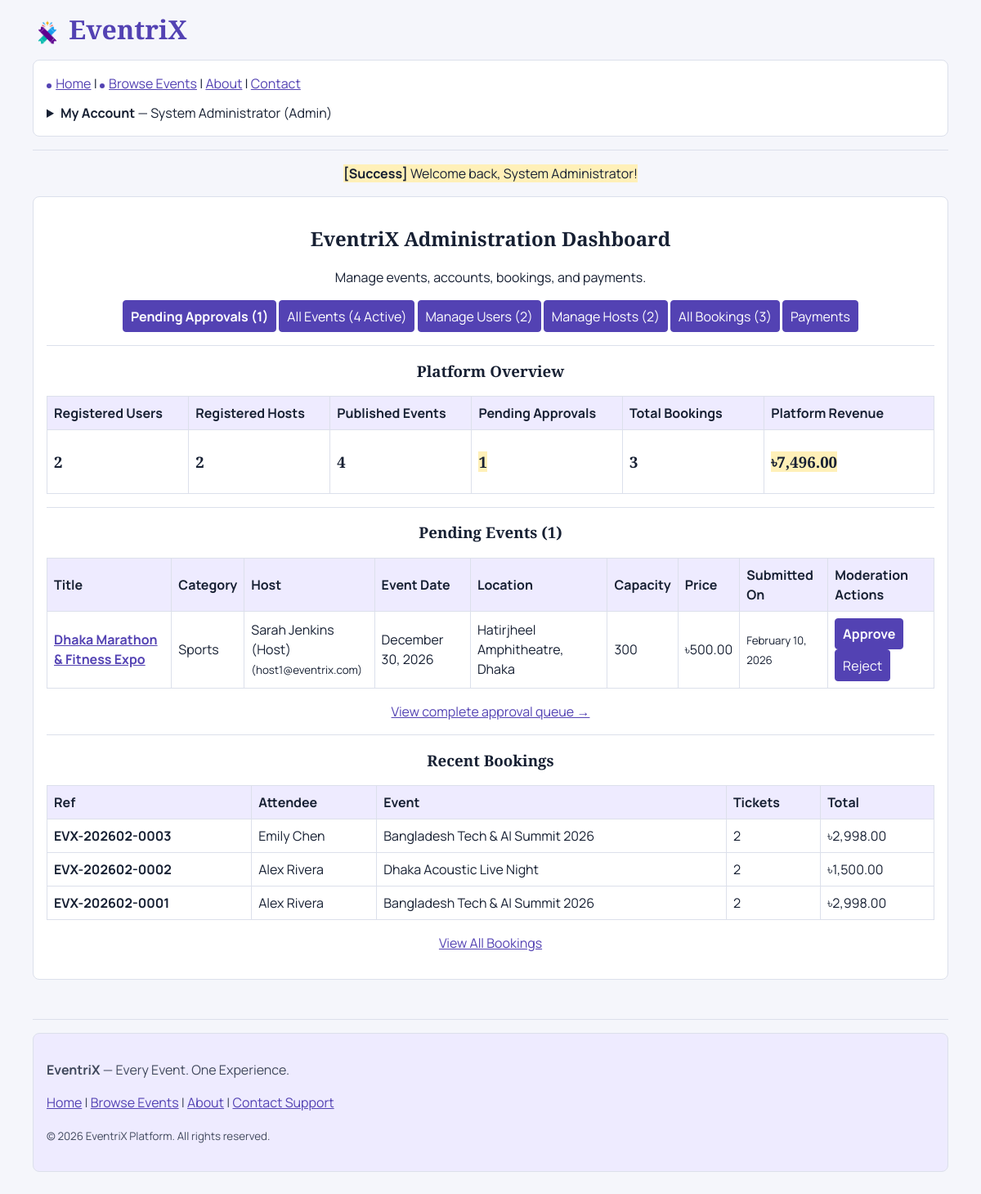
Screenshot of /admin/dashboard.html (signed in) with the database file from the repository.
### tables this page shows
CREATE TABLE `events` (
  `id` INT AUTO_INCREMENT PRIMARY KEY,
  `host_id` INT NOT NULL,
  `title` VARCHAR(200) NOT NULL,
  `description` TEXT NOT NULL,
  `category` VARCHAR(100) NOT NULL,
  `image` VARCHAR(255) DEFAULT NULL,
  `event_date` DATE NOT NULL,
  `start_time` TIME NOT NULL,
  `end_time` TIME NOT NULL,
  `location` VARCHAR(255) NOT NULL,
  `ticket_price` DECIMAL(10,2) NOT NULL DEFAULT 0.00,
  `total_tickets` INT NOT NULL,
  `available_tickets` INT NOT NULL,
  `registration_deadline` DATETIME NOT NULL,
  `status` ENUM('Draft', 'Pending Approval', 'Approved', 'Rejected', 'Completed', 'Cancelled') NOT NULL DEFAULT 'Pending Approval',
  `created_at` TIMESTAMP DEFAULT CURRENT_TIMESTAMP,
  `updated_at` TIMESTAMP DEFAULT CURRENT_TIMESTAMP ON UPDATE CURRENT_TIMESTAMP,
  FOREIGN KEY (`host_id`) REFERENCES `users`(`id`) ON DELETE CASCADE,
  INDEX `idx_events_status` (`status`),
  INDEX `idx_events_category` (`category`),
  INDEX `idx_events_date` (`event_date`)
);

CREATE TABLE `users` (
  `id` INT AUTO_INCREMENT PRIMARY KEY,
  `full_name` VARCHAR(100) NOT NULL,
  `email` VARCHAR(150) NOT NULL UNIQUE,
  `password` VARCHAR(255) NOT NULL,
  `role` ENUM('admin', 'host', 'user') NOT NULL DEFAULT 'user',
  `status` ENUM('active', 'suspended') NOT NULL DEFAULT 'active',
  `created_at` TIMESTAMP DEFAULT CURRENT_TIMESTAMP,
  INDEX `idx_users_role` (`role`),
  INDEX `idx_users_status` (`status`)
);

CREATE TABLE `bookings` (
  `id` INT AUTO_INCREMENT PRIMARY KEY,
  `booking_reference` VARCHAR(50) NOT NULL UNIQUE,
  `user_id` INT NOT NULL,
  `event_id` INT NOT NULL,
  `quantity` INT NOT NULL,
  `total_amount` DECIMAL(10,2) NOT NULL,
  `booking_status` ENUM('Pending Payment', 'Confirmed', 'Cancelled') NOT NULL DEFAULT 'Pending Payment',
  `payment_status` ENUM('Unpaid', 'Paid', 'Failed', 'Refunded') NOT NULL DEFAULT 'Unpaid',
  `created_at` TIMESTAMP DEFAULT CURRENT_TIMESTAMP,
  FOREIGN KEY (`user_id`) REFERENCES `users`(`id`) ON DELETE CASCADE,
  FOREIGN KEY (`event_id`) REFERENCES `events`(`id`) ON DELETE CASCADE,
  INDEX `idx_bookings_user` (`user_id`),
  INDEX `idx_bookings_event` (`event_id`),
  INDEX `idx_bookings_ref` (`booking_reference`)
);

### admin/dashboard.php (the view, shortened to what this page needs)
<?php
require_once __DIR__ . '/../includes/database.php';
require_once __DIR__ . '/../includes/functions.php';
$stmt = $pdo->query("SELECT COUNT(*) FROM users WHERE role = 'user'");
$total_users = (int)$stmt->fetchColumn();
$stmt = $pdo->query("SELECT COUNT(*) FROM users WHERE role = 'host'");
$total_hosts = (int)$stmt->fetchColumn();
$stmt = $pdo->query("SELECT COUNT(*) FROM events WHERE status = 'Approved'");
$total_published_events = (int)$stmt->fetchColumn();
$stmt = $pdo->query("SELECT COUNT(*) FROM events WHERE status = 'Pending Approval'");
$total_pending_approvals = (int)$stmt->fetchColumn();
$stmt = $pdo->query("SELECT COUNT(*) FROM bookings");
$total_bookings = (int)$stmt->fetchColumn();
$stmt = $pdo->query("SELECT COALESCE(SUM(amount), 0) FROM payments WHERE payment_status = 'Paid'");
$total_platform_revenue = (float)$stmt->fetchColumn();
$stmt = $pdo->query("SELECT e.*, u.full_name AS host_name, u.email AS host_email
                    FROM events e
                    JOIN users u ON e.host_id = u.id
                    WHERE e.status = 'Pending Approval'
                    ORDER BY e.created_at ASC
                    LIMIT 5");
$pending_events = $stmt->fetchAll();
$stmt = $pdo->query("SELECT b.*, u.full_name AS attendee_name, e.title AS event_title
                    FROM bookings b
                    JOIN users u ON b.user_id = u.id
                    JOIN events e ON b.event_id = e.id
                    ORDER BY b.created_at DESC
                    LIMIT 5");
$recent_bookings = $stmt->fetchAll();
require __DIR__ . '/../includes/header.php';
?>
<center>
    <h2>EventriX Administration Dashboard</h2>
    <p>Manage events, accounts, bookings, and payments.</p>
    <p>
        <a href="event-approvals.html"><button type="button"><strong>Pending Approvals (<?php echo $total_pending_approvals; ?>)</strong></button></a>
        <a href="manage-events.html"><button type="button">All Events (<?php echo $total_published_events; ?> Active)</button></a>
        <a href="manage-users.html"><button type="button">Manage Users (<?php echo $total_users; ?>)</button></a>
        <a href="manage-hosts.html"><button type="button">Manage Hosts (<?php echo $total_hosts; ?>)</button></a>
        <a href="manage-bookings.html"><button type="button">All Bookings (<?php echo $total_bookings; ?>)</button></a>
        <a href="manage-payments.html"><button type="button">Payments</button></a>
    </p>
    <hr>
    <section>
        <h3>Platform Overview</h3>
        <table border="1" cellpadding="8" cellspacing="0">
            <tr align="center">
                <th width="150">Registered Users</th>
                <th width="150">Registered Hosts</th>
                <th width="150">Published Events</th>
                <th width="160">Pending Approvals</th>
                <th width="150">Total Bookings</th>
                <th width="180">Platform Revenue</th>
            </tr>
            <tr align="center">
                <td><h3><?php echo $total_users; ?></h3></td>
                <td><h3><?php echo $total_hosts; ?></h3></td>
                <td><h3><?php echo $total_published_events; ?></h3></td>
                <td><h3><mark><?php echo $total_pending_approvals; ?></mark></h3></td>
                <td><h3><?php echo $total_bookings; ?></h3></td>
                <td><h3><mark><?php echo format_price($total_platform_revenue); ?></mark></h3></td>
            </tr>
        </table>
    </section>
    <hr>
    <section>
        <h3>Pending Events (<?php echo count($pending_events); ?>)</h3>
        <?php if (!empty($pending_events)): ?>
            <table border="1" cellpadding="8" cellspacing="0" width="95%">
                <thead>
                    <tr>
                        <th>Title</th>
                        <th>Category</th>
                        <th>Host</th>
                        <th>Event Date</th>
                        <th>Location</th>
                        <th>Capacity</th>
                        <th>Price</th>
                        <th>Submitted On</th>
                        <th>Moderation Actions</th>
                    </tr>
                </thead>
                <tbody>
                    <?php foreach ($pending_events as $pev): ?>
                        <tr>
                            <td><strong><a href="../event-details.html?id=<?php echo $pev['id']; ?>"><?php echo e($pev['title']); ?></a></strong></td>
                            <td><?php echo e($pev['category']); ?></td>
                            <td><?php echo e($pev['host_name']); ?><br><small>(<?php echo e($pev['host_email']); ?>)</small></td>
                            <td><?php echo format_date($pev['event_date']); ?></td>
                            <td><?php echo e($pev['location']); ?></td>
                            <td align="center"><?php echo $pev['total_tickets']; ?></td>
                            <td><?php echo format_price($pev['ticket_price']); ?></td>
                            <td><small><?php echo format_date($pev['created_at']); ?></small></td>
                            <td align="center">
                                <form action="dashboard.html" method="POST">
                                    <button type="submit"><strong>Approve</strong></button>
                                </form>
                                <form action="dashboard.html" method="POST" onsubmit="return confirm('Reject this event?');">
                                    <button type="submit">Reject</button>
                                </form>
                            </td>
                        </tr>
                    <?php endforeach; ?>
                </tbody>
            </table>
            <p><a href="event-approvals.html">View complete approval queue &rarr;</a></p>
        <?php else: ?>
            <p><em>No events need approval.</em></p>
        <?php endif; ?>
    </section>
    <hr>
    <section>
                <h3>Recent Bookings</h3>
                <?php if (!empty($recent_bookings)): ?>
                    <table border="1" cellpadding="6" cellspacing="0" width="100%">
                        <thead>
                            <tr>
                                <th>Ref</th>
                                <th>Attendee</th>
                                <th>Event</th>
                                <th>Tickets</th>
                                <th>Total</th>
                            </tr>
                        </thead>
                        <tbody>
                            <?php foreach ($recent_bookings as $rb): ?>
                                <tr>
                                    <td><strong><?php echo e($rb['booking_reference']); ?></strong></td>
                                    <td><?php echo e($rb['attendee_name']); ?></td>
                                    <td><?php echo e($rb['event_title']); ?></td>
                                    <td align="center"><?php echo $rb['quantity']; ?></td>
                                    <td><?php echo format_price($rb['total_amount']); ?></td>
                                </tr>
                            <?php endforeach; ?>
                        </tbody>
                    </table>
                    <p><a href="manage-bookings.html">View All Bookings</a></p>
                <?php else: ?>
                    <p><em>No bookings recorded yet.</em></p>
                <?php endif; ?>
    </section>
</center>
<?php require __DIR__ . '/../includes/footer.php'; ?>

### assets/css/site.css (style rules this page uses)
:root { --accent: #5342b3; --ink: #172033; --line: #dce0eb; }
* { box-sizing: border-box; }
body { margin: 0 auto; max-width: 72rem; padding: 1rem; color: var(--ink); background: #f5f6fb; font: 1rem/1.5 Manrope, Arial, sans-serif; }
h1, h2, h3 { font-family: "Playfair Display", Georgia, serif; line-height: 1.25; }
a { color: var(--accent); }
hr { border: 0; border-top: 1px solid var(--line); }
input, select, textarea, button { max-width: 100%; padding: .4rem .55rem; border: 1px solid #7b8090; border-radius: 4px; font: inherit; }
button, .nav-auth, .landing-intro > p:last-child a, .landing-cta a { color: white; background: var(--accent); border-color: var(--accent); }
button { cursor: pointer; }
table { width: 100%; margin-block: 1rem; border-collapse: collapse; border-color: var(--line); }
th, td { padding: .5rem; border: 1px solid var(--line); text-align: left; }
th { background: #eeebff; }
mark { color: inherit; background: #fff0b8; }

### rows the page displays
events: title "Dhaka Marathon & Fitness Expo", category "Sports", host.full_name "Sarah Jenkins (Host)", host.email "host1@eventrix.com", event_date "December 30, 2026", location "Hatirjheel Amphitheatre, Dhaka", total_tickets "300", ticket_price "৳500.00", created_at "February 10, 2026"
bookings: booking_reference "EVX-202602-0003", user.full_name "Emily Chen", event.title "Bangladesh Tech & AI Summit 2026", quantity "2", total_amount "৳2,998.00"
bookings: booking_reference "EVX-202602-0002", user.full_name "Alex Rivera", event.title "Dhaka Acoustic Live Night", quantity "2", total_amount "৳1,500.00"
bookings: booking_reference "EVX-202602-0001", user.full_name "Alex Rivera", event.title "Bangladesh Tech & AI Summit 2026", quantity "2", total_amount "৳2,998.00"

### other values shown
$site_name "EventriX"
current_user_name() "System Administrator"
current_user_role() "Admin"
$message "Welcome back, System Administrator!"
$total_pending_approvals "1"
$total_published_events "4"
$total_users "2"
$total_hosts "2"
$total_bookings "3"
format_price($total_platform_revenue) "৳7,496.00"
count($pending_events) "1"
